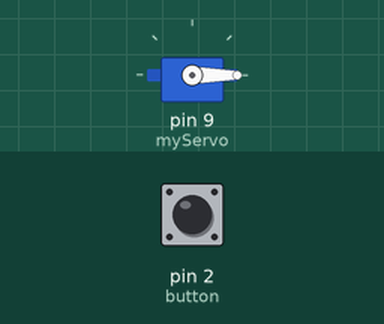
A sketch run on a simulated Arduino Uno, built with avr-gcc and run on an emulated ATmega328P. Shown: servo. Inputs (shaded band) come from the test bench; at power-on: pin 2 (button) HIGH.

Above: at 1.2 s.
1.3 s: pin 2 (button) pulled LOW for 0.15 s
At 2.1 s:
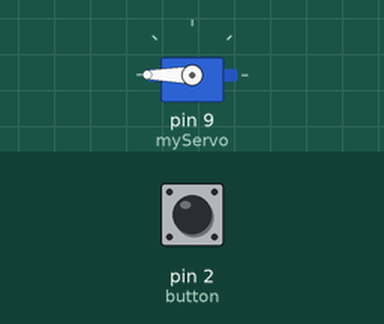
2.9 s: pin 2 (button) pulled LOW for 1 s
At 3.3 s:
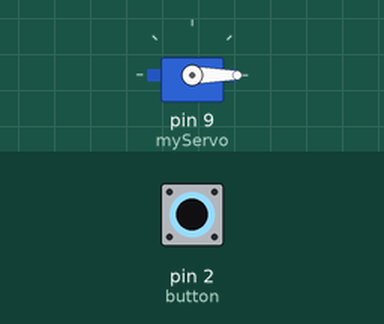
5.4 s: pin 2 (button) pulled LOW for 3.2 s
At 6.4 s:
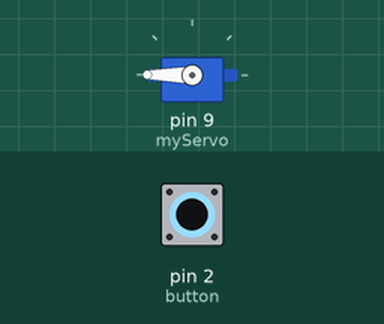
Timing chart, 0 to 8.4 s (numbered marks = the images above; inputs shaded):
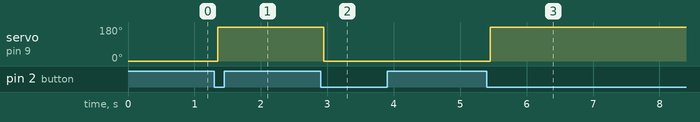

Measured:
- after the input at 1.3 s, servo on pin 9 (myServo): 0° → 180° after 0.05 s
- after the input at 2.9 s, servo on pin 9 (myServo): 180° → 0° after 0.05 s
- after the input at 5.4 s, servo on pin 9 (myServo): 0° → 180° after 0.05 s

The sketch:

sketch_servo.ino
```cpp
//Controle de posição de um servo motor através de um botão utilizando a biblioteca Servo.h

#include <Servo.h>

Servo myServo;                                            //Declaração do servo

const int button = 2;                                     //Pino conectado o botão
bool buttonState = HIGH;                                  //Estado inicial do botão
bool lastButtonState = HIGH;                              //Ultimo estado que o botão esteve
unsigned long lastDebounceTime = 0;                       //Tempo desde a ultima vez que foi realizado o debounce do botão
const unsigned long debounceDelay = 50;                   //Valor fixo para esperar antes de ler o botão

bool servoDirection = false;                              //false = 0°, true = 180°

void setup() {
  pinMode(button, INPUT_PULLUP);                          //Declarar o pino do botão como entrada ativando o pullup resistor
  myServo.attach(9);                                      //Declarar o pino em que o servo motor esta conectado
  myServo.write(0);                                       //Inicia em 0°
}

void loop() {
  int reading = digitalRead(button);                      //Variavel que armazena o estado atual do botão

  if (reading != lastButtonState) {                       //Caso o valor lido na variavel "reading" for diferente do ultimo estado do botão, ouve uma mudança de estado
    lastDebounceTime = millis();                          //A variavel do tempo do ultimo debounce armazena o tempo atual do código
  }

  if ((millis() - lastDebounceTime) > debounceDelay) {    //Compara se o tempo entre a mudança de estado é maior que o valor fixo para realizar a leitura
    if (reading == LOW && buttonState == HIGH) {          //Botão foi pressionado
      servoDirection = !servoDirection;                   //Inverte a diração do motor
      myServo.write(servoDirection ? 180 : 0);            //Seleciona a posiçaõ do servo baseado na direção
    }
    buttonState = reading;                                //Armazena o estado atual do botão
  }

  lastButtonState = reading;                              //Armazena o ultimo estado do botão
}
```
